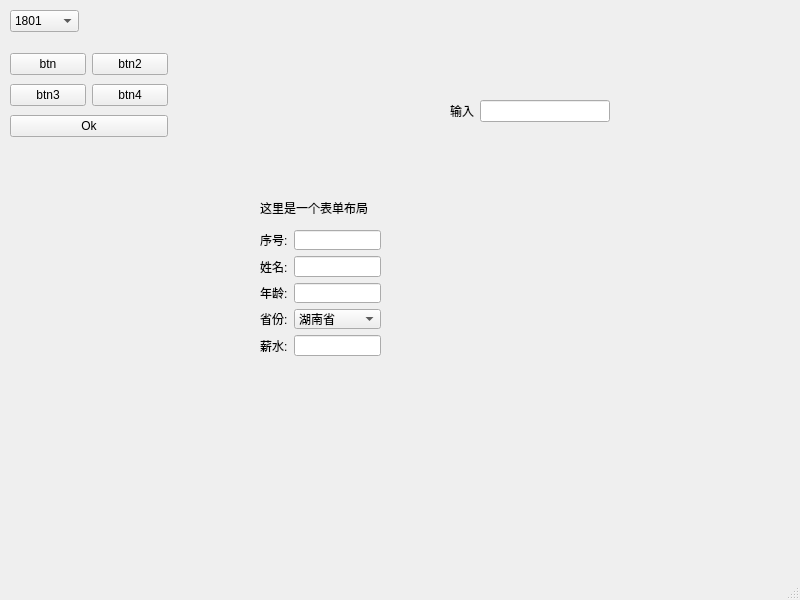
<?xml version="1.0" encoding="UTF-8"?>
<ui version="4.0">
 <class>MainWindow</class>
 <widget class="QMainWindow" name="MainWindow">
  <property name="geometry">
   <rect>
    <x>0</x>
    <y>0</y>
    <width>800</width>
    <height>600</height>
   </rect>
  </property>
  <property name="windowTitle">
   <string>MainWindow</string>
  </property>
  <widget class="QWidget" name="centralwidget">
   <widget class="QWidget" name="gridLayoutWidget">
    <property name="geometry">
     <rect>
      <x>10</x>
      <y>50</y>
      <width>158</width>
      <height>91</height>
     </rect>
    </property>
    <layout class="QGridLayout" name="gridLayout">
     <item row="1" column="0">
      <widget class="QPushButton" name="pushButton_2">
       <property name="text">
        <string>btn3</string>
       </property>
      </widget>
     </item>
     <item row="0" column="1">
      <widget class="QPushButton" name="pushButton_3">
       <property name="text">
        <string>btn2</string>
       </property>
      </widget>
     </item>
     <item row="0" column="0">
      <widget class="QPushButton" name="pushButton">
       <property name="text">
        <string>btn</string>
       </property>
      </widget>
     </item>
     <item row="1" column="1">
      <widget class="QPushButton" name="pushButton_4">
       <property name="text">
        <string>btn4</string>
       </property>
      </widget>
     </item>
     <item row="2" column="0" colspan="2">
      <widget class="QPushButton" name="pushButton_5">
       <property name="text">
        <string>Ok</string>
       </property>
      </widget>
     </item>
    </layout>
   </widget>
   <widget class="QComboBox" name="comboBox">
    <property name="geometry">
     <rect>
      <x>10</x>
      <y>10</y>
      <width>69</width>
      <height>22</height>
     </rect>
    </property>
    <item>
     <property name="text">
      <string>1801</string>
     </property>
    </item>
    <item>
     <property name="text">
      <string>1802</string>
     </property>
    </item>
    <item>
     <property name="text">
      <string>1803</string>
     </property>
    </item>
    <item>
     <property name="text">
      <string>1804</string>
     </property>
    </item>
   </widget>
   <widget class="QLabel" name="label_6">
    <property name="geometry">
     <rect>
      <x>260</x>
      <y>200</y>
      <width>121</width>
      <height>16</height>
     </rect>
    </property>
    <property name="text">
     <string>这里是一个表单布局</string>
    </property>
   </widget>
   <widget class="QWidget" name="formLayoutWidget">
    <property name="geometry">
     <rect>
      <x>450</x>
      <y>100</y>
      <width>160</width>
      <height>80</height>
     </rect>
    </property>
    <layout class="QFormLayout" name="formLayout_2">
     <item row="0" column="0">
      <widget class="QLabel" name="label_7">
       <property name="text">
        <string>输入</string>
       </property>
      </widget>
     </item>
     <item row="0" column="1">
      <widget class="QLineEdit" name="lineEdit_5"/>
     </item>
    </layout>
   </widget>
   <widget class="QWidget" name="">
    <property name="geometry">
     <rect>
      <x>260</x>
      <y>230</y>
      <width>121</width>
      <height>126</height>
     </rect>
    </property>
    <layout class="QFormLayout" name="formLayout">
     <item row="0" column="0">
      <widget class="QLabel" name="label">
       <property name="text">
        <string>序号:</string>
       </property>
      </widget>
     </item>
     <item row="0" column="1">
      <widget class="QLineEdit" name="lineEdit"/>
     </item>
     <item row="1" column="0">
      <widget class="QLabel" name="label_2">
       <property name="text">
        <string>姓名:</string>
       </property>
      </widget>
     </item>
     <item row="1" column="1">
      <widget class="QLineEdit" name="lineEdit_2"/>
     </item>
     <item row="2" column="0">
      <widget class="QLabel" name="label_3">
       <property name="text">
        <string>年龄:</string>
       </property>
      </widget>
     </item>
     <item row="2" column="1">
      <widget class="QLineEdit" name="lineEdit_3"/>
     </item>
     <item row="3" column="0">
      <widget class="QLabel" name="label_4">
       <property name="text">
        <string>省份:</string>
       </property>
      </widget>
     </item>
     <item row="3" column="1">
      <widget class="QComboBox" name="comboBox_2">
       <item>
        <property name="text">
         <string>湖南省</string>
        </property>
       </item>
       <item>
        <property name="text">
         <string>北京市</string>
        </property>
       </item>
       <item>
        <property name="text">
         <string>上海市</string>
        </property>
       </item>
       <item>
        <property name="text">
         <string>汨罗市</string>
        </property>
       </item>
      </widget>
     </item>
     <item row="4" column="0">
      <widget class="QLabel" name="label_5">
       <property name="text">
        <string>薪水:</string>
       </property>
      </widget>
     </item>
     <item row="4" column="1">
      <widget class="QLineEdit" name="lineEdit_4"/>
     </item>
    </layout>
   </widget>
  </widget>
  <widget class="QMenuBar" name="menubar">
   <property name="geometry">
    <rect>
     <x>0</x>
     <y>0</y>
     <width>800</width>
     <height>23</height>
    </rect>
   </property>
  </widget>
  <widget class="QStatusBar" name="statusbar"/>
 </widget>
 <resources/>
 <connections/>
</ui>
